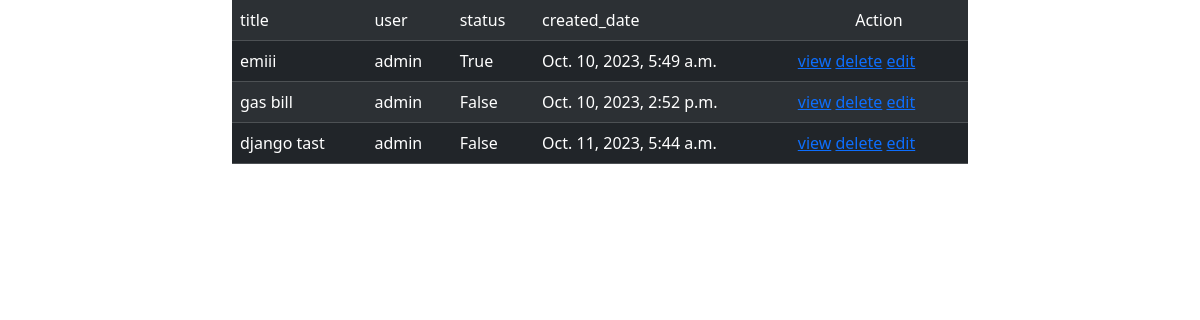
The app's page /all/ (signed in) with its own data.
### remainder/models.py (models this page shows, shortened)
class Todos(models.Model):
    title=models.CharField(max_length=200)
    created_date=models.DateTimeField(auto_now_add=True)
    status=models.BooleanField(default=False)
    user=models.ForeignKey(User,on_delete=models.CASCADE)

### remainder/views.py (the view)
# urls.py: path("all/",TodoListView.as_view(),name="list-todo"),
@method_decorator(login_required,name="dispatch")
class TodoListView(ListView):
    template_name="remainder/todo_list.html"
    context_object_name="todos"
    model=Todos
    def get_queryset(self):
        qs=Todos.objects.filter(user=self.request.user)
        return qs

### remainder/views.py (called while the page is built)
def login_required(fn):
    def wrapper(request,*args,**kwargs):
        if not request.user.is_authenticated:
            messages.error(request,"invalid session please login!!!")
            return redirect("signin")
        else:
            return fn(request,*args,**kwargs)
    return wrapper

### remainder/templates/remainder/todo_list.html (shortened to what this page needs)
<!DOCTYPE html>
<html lang="en">
<head>
    <link href="https://cdn.jsdelivr.net/npm/bootstrap@5.3.2/dist/css/bootstrap.min.css" rel="stylesheet">
    <link rel="stylesheet" href="https://cdnjs.cloudflare.com/ajax/libs/font-awesome/6.4.2/css/all.min.css" />
</head>
<body>
    <div class="container">
        <div class="row">
            <div class="col-2"></div>
            <div class="col-8">
                <table class="table table-striped table-dark">
                    <tr>
                        <td>title</td>
                        <td>user</td>
                        <td>status</td>
                        <td>created_date</td>
                        <td class="text-center">Action</td>
                    </tr>
                    {%for todo in todos%}
                        <tr>
                                <td>{{todo.title}}</td>
                                <td>{{todo.user}}</td>
                                <td>{{todo.status}}</td>
                                <td>{{todo.created_date}}</td>
                                <td class="px-2">
                                    <a href="{% url 'detail-todo' todo.id %}">view</a>
                                    <a href="{% url 'remove-todo' todo.id %}">delete</a>
                                    <a href="{% url 'change-todo' todo.id %}">edit</a>
                            </td>
                        </tr>
                    {%endfor%}
                </table>
            </div>
            <div class="col-2"></div>
        </div>
    </div>
</body>
</html>

### records on screen
Todos: title "emiii", user "admin", status "True", created_date "Oct. 10, 2023, 5:49 a.m."
Todos: title "gas bill", user "admin", status "False", created_date "Oct. 10, 2023, 2:52 p.m."
Todos: title "django tast", user "admin", status "False", created_date "Oct. 11, 2023, 5:44 a.m."
